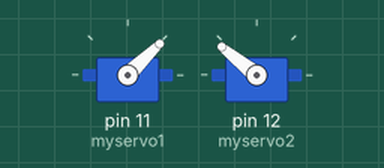
This sketch was run on a simulated Arduino Uno, built with avr-gcc and run on an emulated ATmega328P. On the bench: 2 × servo.

Above: at 0.1 s.
At 6.1 s:
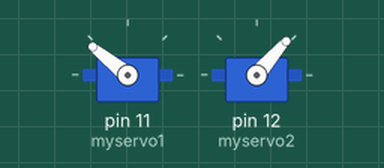
At 19.75 s:
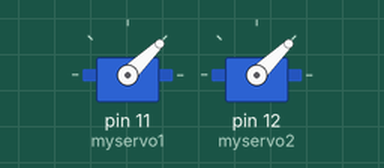
At 34.4 s:
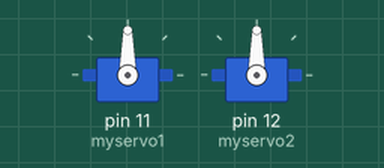
Timing chart, 0 to 35.9 s (numbered marks = the images above):
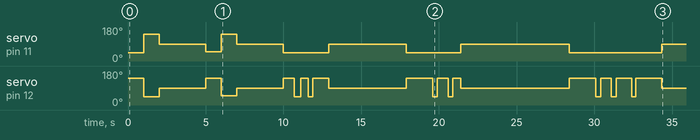

The sketch:

Round2.ino
```cpp
#include <Servo.h>
Servo myservo1; //Right Servo
Servo myservo2; //Left Servo

void setup() {
  myservo1.attach(11);
  myservo2.attach(12);
}

void loop() {
  myservo1.writeMicroseconds(1000); //Challenge1&2
  myservo2.writeMicroseconds(2000); //foward
  delay(1000);

  myservo1.writeMicroseconds(2000); //backwards
  myservo2.writeMicroseconds(1000);
  delay(1000);

  myservo1.writeMicroseconds(1470); //stop
  myservo2.writeMicroseconds(1470);
  delay(3000);


 myservo1.writeMicroseconds(1050); //Challenge2
  myservo2.writeMicroseconds(2000); //foward
  delay(1000);

  myservo1.writeMicroseconds(2000); //backwards
  myservo2.writeMicroseconds(1050);
  delay(1000);

  myservo1.writeMicroseconds(1470); //stop
  myservo2.writeMicroseconds(1470);
  delay(3000);


  myservo1.writeMicroseconds(1000); //Challenge3
  myservo2.writeMicroseconds(2000); //foward
  delay(700);

  myservo1.writeMicroseconds(1000); //left
  myservo2.writeMicroseconds(1000);
  delay(400);

  myservo1.writeMicroseconds(1000); //foward
  myservo2.writeMicroseconds(2000);
  delay(500);

  myservo1.writeMicroseconds(1000); //left
  myservo2.writeMicroseconds(1000);
  delay(300);

  myservo1.writeMicroseconds(1000); //foward
  myservo2.writeMicroseconds(2000);
  delay(1000);

  myservo1.writeMicroseconds(1470); //stop
  myservo2.writeMicroseconds(1470);
  delay(5000);


  myservo1.writeMicroseconds(1000); //Challenge4
  myservo2.writeMicroseconds(2000); //foward
  delay(1700);

  myservo1.writeMicroseconds(1000); //left
  myservo2.writeMicroseconds(1000);
  delay(300);

  myservo1.writeMicroseconds(1000); //foward
  myservo2.writeMicroseconds(2000);
  delay(700);

  myservo1.writeMicroseconds(1000); //left
  myservo2.writeMicroseconds(1000);
  delay(300);

  myservo1.writeMicroseconds(1000); //foward
  myservo2.writeMicroseconds(2000);
  delay(500);

  myservo1.writeMicroseconds(1470); //stop
  myservo2.writeMicroseconds(1470);
  delay(7000);


  myservo1.writeMicroseconds(1000); //Challenge5
  myservo2.writeMicroseconds(2000); //foward
  delay(1700);

  myservo1.writeMicroseconds(1000); //left
  myservo2.writeMicroseconds(1000);
  delay(300);

  myservo1.writeMicroseconds(1000); //foward
  myservo2.writeMicroseconds(2000);
  delay(700);

  myservo1.writeMicroseconds(1000); //left
  myservo2.writeMicroseconds(1000);
  delay(300);

  myservo1.writeMicroseconds(1000); //foward
  myservo2.writeMicroseconds(2000);
  delay(1000);

  myservo1.writeMicroseconds(1000); //left
  myservo2.writeMicroseconds(1000);
  delay(250);

  myservo1.writeMicroseconds(1000); //foward
  myservo2.writeMicroseconds(2000);
  delay(1700);

  myservo1.writeMicroseconds(1470); //stop
  myservo2.writeMicroseconds(1470);
  delay(7000);


  myservo1.writeMicroseconds(1000); //Challenge6
  myservo2.writeMicroseconds(2000); //foward
  delay(2000);

  myservo1.writeMicroseconds(1000); //left
  myservo2.writeMicroseconds(1000);
  delay(300);

  myservo1.writeMicroseconds(1000); //foward
  myservo2.writeMicroseconds(2000);
  delay(500);

  myservo1.writeMicroseconds(1000); //left
  myservo2.writeMicroseconds(1000);
  delay(600);

  myservo1.writeMicroseconds(1000); //foward
  myservo2.writeMicroseconds(2000);
  delay(2700);

  myservo1.writeMicroseconds(1470); //stop
  myservo2.writeMicroseconds(1470);
  delay(1000);
}
```

Measured:
- by itself, servo on pin 11 (myservo1): 44° → 141° at 1.0 s, → 90° 1.0 s later, → 49° 3.0 s later, → 141° 1.0 s later, … (11 changes in this stretch)
- by itself, servo on pin 12 (myservo2): 141° → 44° at 1.0 s, → 90° 1.0 s later, → 141° 3.0 s later, → 49° 1.0 s later, … (25 changes in this stretch)
